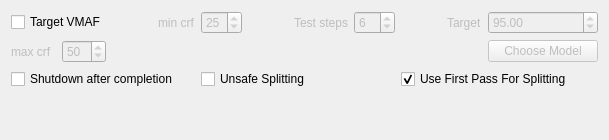
      <widget class="QWidget" name="tab_experimental">
       <property name="statusTip">
        <string>Experimental stuff may only work on some platforms.</string>
       </property>
       <attribute name="title">
        <string>Experimental</string>
       </attribute>
       <layout class="QGridLayout" name="gridLayout_11">
        <item row="1" column="1">
         <widget class="QSpinBox" name="spinBox_maxq">
          <property name="enabled">
           <bool>false</bool>
          </property>
          <property name="minimum">
           <number>1</number>
          </property>
          <property name="maximum">
           <number>63</number>
          </property>
          <property name="value">
           <number>50</number>
          </property>
         </widget>
        </item>
        <item row="0" column="6">
         <widget class="QLabel" name="label_teststeps">
          <property name="enabled">
           <bool>false</bool>
          </property>
          <property name="statusTip">
           <string>Number of iterations of test to run for finding optimal crf for a scene.</string>
          </property>
          <property name="text">
           <string>Test steps</string>
          </property>
         </widget>
        </item>
        <item row="0" column="5">
         <spacer name="horizontalSpacer_10">
          <property name="orientation">
           <enum>Qt::Horizontal</enum>
          </property>
          <property name="sizeHint" stdset="0">
           <size>
            <width>40</width>
            <height>20</height>
           </size>
          </property>
         </spacer>
        </item>
        <item row="1" column="0">
         <widget class="QLabel" name="label_maxq">
          <property name="enabled">
           <bool>false</bool>
          </property>
          <property name="text">
           <string>max crf</string>
          </property>
         </widget>
        </item>
        <item row="0" column="0" colspan="2">
         <widget class="QCheckBox" name="checkBox_vmaf">
          <property name="statusTip">
           <string>Encode for specific visual fidelity. Requires crf and darkboost disabled. Increases encode time.</string>
          </property>
          <property name="text">
           <string>Target VMAF</string>
          </property>
         </widget>
        </item>
        <item row="0" column="3">
         <widget class="QLabel" name="label_qmin">
          <property name="enabled">
           <bool>false</bool>
          </property>
          <property name="statusTip">
           <string>Minimum crf value to test/use at target vmaf.</string>
          </property>
          <property name="text">
           <string>min crf</string>
          </property>
         </widget>
        </item>
        <item row="0" column="7">
         <widget class="QSpinBox" name="spinBox_vmafsteps">
          <property name="enabled">
           <bool>false</bool>
          </property>
          <property name="statusTip">
           <string>Number of iterations of test to run for finding optimal crf for a scene.</string>
          </property>
          <property name="minimum">
           <number>1</number>
          </property>
          <property name="maximum">
           <number>63</number>
          </property>
          <property name="value">
           <number>6</number>
          </property>
         </widget>
        </item>
        <item row="0" column="10">
         <widget class="QDoubleSpinBox" name="doubleSpinBox_vmaf">
          <property name="enabled">
           <bool>false</bool>
          </property>
          <property name="statusTip">
           <string>Percent visual fidelity compared to source video to target. Recommended range: 80-99</string>
          </property>
          <property name="singleStep">
           <double>0.100000000000000</double>
          </property>
          <property name="value">
           <double>95.000000000000000</double>
          </property>
         </widget>
        </item>
        <item row="0" column="9">
         <widget class="QLabel" name="label_target">
          <property name="enabled">
           <bool>false</bool>
          </property>
          <property name="statusTip">
           <string>Percent visual fidelity compared to source video to target. Recommended range: 80-99</string>
          </property>
          <property name="text">
           <string>Target</string>
          </property>
         </widget>
        </item>
        <item row="1" column="3" colspan="7">
         <widget class="QLabel" name="label_vmafpath">
          <property name="enabled">
           <bool>false</bool>
          </property>
          <property name="text">
           <string/>
          </property>
         </widget>
        </item>
        <item row="0" column="4">
         <widget class="QSpinBox" name="spinBox_minq">
          <property name="enabled">
           <bool>false</bool>
          </property>
          <property name="statusTip">
           <string>Minimum crf value to test/use at target vmaf.</string>
          </property>
          <property name="maximum">
           <number>62</number>
          </property>
          <property name="value">
           <number>25</number>
          </property>
         </widget>
        </item>
        <item row="1" column="10">
         <widget class="QPushButton" name="pushButton_vmafmodel">
          <property name="enabled">
           <bool>false</bool>
          </property>
          <property name="sizePolicy">
           <sizepolicy hsizetype="MinimumExpanding" vsizetype="Fixed">
            <horstretch>0</horstretch>
            <verstretch>0</verstretch>
           </sizepolicy>
          </property>
          <property name="minimumSize">
           <size>
            <width>110</width>
            <height>0</height>
           </size>
          </property>
          <property name="statusTip">
           <string>Select model file to use for vmaf analysis.</string>
          </property>
          <property name="text">
           <string>Choose Model</string>
          </property>
         </widget>
        </item>
        <item row="0" column="8">
         <spacer name="horizontalSpacer_8">
          <property name="orientation">
           <enum>Qt::Horizontal</enum>
          </property>
          <property name="sizeHint" stdset="0">
           <size>
            <width>40</width>
            <height>20</height>
           </size>
          </property>
         </spacer>
        </item>
        <item row="3" column="0">
         <spacer name="verticalSpacer_5">
          <property name="orientation">
           <enum>Qt::Vertical</enum>
          </property>
          <property name="sizeHint" stdset="0">
           <size>
            <width>20</width>
            <height>40</height>
           </size>
          </property>
         </spacer>
        </item>
        <item row="0" column="2">
         <spacer name="horizontalSpacer_9">
          <property name="orientation">
           <enum>Qt::Horizontal</enum>
          </property>
          <property name="sizeHint" stdset="0">
           <size>
            <width>40</width>
            <height>20</height>
           </size>
          </property>
         </spacer>
        </item>
        <item row="2" column="0" colspan="4">
         <widget class="QCheckBox" name="checkBox_shutdown">
          <property name="statusTip">
           <string>May not work depending on OS/config, please test first with a short queue/video.</string>
          </property>
          <property name="text">
           <string>Shutdown after completion</string>
          </property>
         </widget>
        </item>
        <item row="2" column="8" colspan="3">
         <widget class="QCheckBox" name="checkBox_lessshitsplit">
          <property name="statusTip">
           <string>Do not use pyscenedetect at all. Still in testing but if you can test it, check this. It's totally worth it.</string>
          </property>
          <property name="text">
           <string>Use First Pass For Splitting</string>
          </property>
          <property name="checked">
           <bool>true</bool>
          </property>
         </widget>
        </item>
        <item row="2" column="4" colspan="3">
         <widget class="QCheckBox" name="checkBox_unsafeSplit">
          <property name="statusTip">
           <string>Allow splitting on frames that weren't keyframes in the original. might cause chunking errors.</string>
          </property>
          <property name="text">
           <string>Unsafe Splitting</string>
          </property>
         </widget>
        </item>
       </layout>
      </widget>
